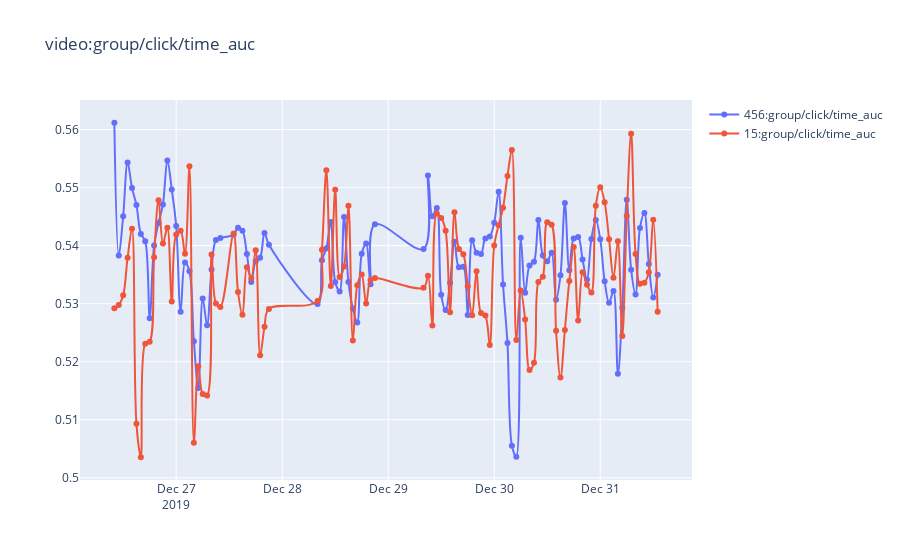

The notebook cell saved with this chart:
### Code cell
compare(df, 'group/click/time_auc')
